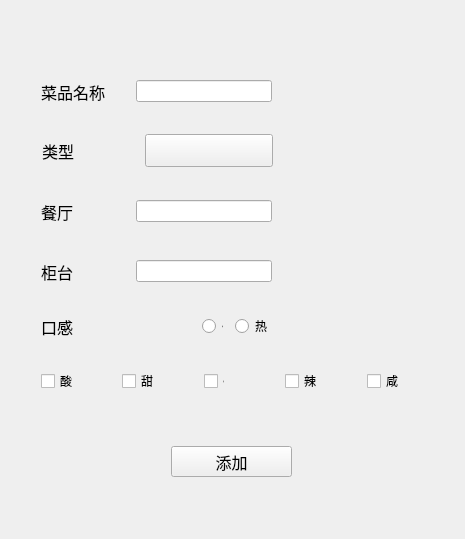
<?xml version="1.0" encoding="UTF-8"?>
<ui version="4.0">
 <class>AddDishWidget</class>
 <widget class="QWidget" name="AddDishWidget">
  <property name="geometry">
   <rect>
    <x>0</x>
    <y>0</y>
    <width>465</width>
    <height>539</height>
   </rect>
  </property>
  <property name="windowTitle">
   <string>Form</string>
  </property>
  <layout class="QVBoxLayout" name="verticalLayout">
   <item>
    <spacer name="verticalSpacer_6">
     <property name="orientation">
      <enum>Qt::Vertical</enum>
     </property>
     <property name="sizeType">
      <enum>QSizePolicy::Fixed</enum>
     </property>
     <property name="sizeHint" stdset="0">
      <size>
       <width>20</width>
       <height>25</height>
      </size>
     </property>
    </spacer>
   </item>
   <item>
    <widget class="CardWidget" name="CardWidget">
     <widget class="ImageLabel" name="dishImageLabel">
      <property name="geometry">
       <rect>
        <x>290</x>
        <y>30</y>
        <width>128</width>
        <height>128</height>
       </rect>
      </property>
      <property name="sizePolicy">
       <sizepolicy hsizetype="Fixed" vsizetype="Fixed">
        <horstretch>0</horstretch>
        <verstretch>0</verstretch>
       </sizepolicy>
      </property>
      <property name="minimumSize">
       <size>
        <width>128</width>
        <height>128</height>
       </size>
      </property>
      <property name="maximumSize">
       <size>
        <width>128</width>
        <height>128</height>
       </size>
      </property>
      <property name="pixmap">
       <pixmap resource="../picture_set/pic.qrc">:/美食.png</pixmap>
      </property>
     </widget>
     <widget class="PrimaryPushButton" name="addDishButton">
      <property name="geometry">
       <rect>
        <x>160</x>
        <y>410</y>
        <width>121</width>
        <height>31</height>
       </rect>
      </property>
      <property name="font">
       <font>
        <pointsize>12</pointsize>
        <weight>50</weight>
        <bold>false</bold>
       </font>
      </property>
      <property name="text">
       <string>添加</string>
      </property>
     </widget>
     <widget class="QWidget" name="">
      <property name="geometry">
       <rect>
        <x>30</x>
        <y>320</y>
        <width>401</width>
        <height>51</height>
       </rect>
      </property>
      <layout class="QHBoxLayout" name="horizontalLayout">
       <item>
        <widget class="CheckBox" name="CheckBox">
         <property name="text">
          <string>酸</string>
         </property>
         <property name="checked">
          <bool>false</bool>
         </property>
        </widget>
       </item>
       <item>
        <widget class="CheckBox" name="CheckBox_2">
         <property name="text">
          <string>甜</string>
         </property>
        </widget>
       </item>
       <item>
        <widget class="CheckBox" name="CheckBox_3">
         <property name="font">
          <font>
           <family>Segoe UI</family>
           <pointsize>-1</pointsize>
           <weight>50</weight>
           <italic>false</italic>
           <bold>false</bold>
          </font>
         </property>
         <property name="text">
          <string>苦</string>
         </property>
        </widget>
       </item>
       <item>
        <widget class="CheckBox" name="CheckBox_4">
         <property name="text">
          <string>辣</string>
         </property>
        </widget>
       </item>
       <item>
        <widget class="CheckBox" name="CheckBox_5">
         <property name="text">
          <string>咸</string>
         </property>
        </widget>
       </item>
      </layout>
     </widget>
     <widget class="QWidget" name="">
      <property name="geometry">
       <rect>
        <x>30</x>
        <y>210</y>
        <width>231</width>
        <height>51</height>
       </rect>
      </property>
      <layout class="QHBoxLayout" name="horizontalLayout_6">
       <item>
        <widget class="BodyLabel" name="BodyLabel_4">
         <property name="font">
          <font>
           <pointsize>12</pointsize>
           <weight>50</weight>
           <bold>false</bold>
          </font>
         </property>
         <property name="text">
          <string>柜台</string>
         </property>
        </widget>
       </item>
       <item>
        <spacer name="horizontalSpacer_4">
         <property name="orientation">
          <enum>Qt::Horizontal</enum>
         </property>
         <property name="sizeType">
          <enum>QSizePolicy::Fixed</enum>
         </property>
         <property name="sizeHint" stdset="0">
          <size>
           <width>57</width>
           <height>20</height>
          </size>
         </property>
        </spacer>
       </item>
       <item>
        <widget class="LineEdit" name="counterEdit">
         <property name="clearButtonEnabled">
          <bool>true</bool>
         </property>
        </widget>
       </item>
      </layout>
     </widget>
     <widget class="QWidget" name="">
      <property name="geometry">
       <rect>
        <x>30</x>
        <y>150</y>
        <width>231</width>
        <height>51</height>
       </rect>
      </property>
      <layout class="QHBoxLayout" name="horizontalLayout_5">
       <item>
        <widget class="BodyLabel" name="BodyLabel_3">
         <property name="font">
          <font>
           <pointsize>12</pointsize>
           <weight>50</weight>
           <bold>false</bold>
          </font>
         </property>
         <property name="text">
          <string>餐厅</string>
         </property>
        </widget>
       </item>
       <item>
        <spacer name="horizontalSpacer_3">
         <property name="orientation">
          <enum>Qt::Horizontal</enum>
         </property>
         <property name="sizeType">
          <enum>QSizePolicy::Fixed</enum>
         </property>
         <property name="sizeHint" stdset="0">
          <size>
           <width>57</width>
           <height>20</height>
          </size>
         </property>
        </spacer>
       </item>
       <item>
        <widget class="LineEdit" name="restaurantEdit">
         <property name="clearButtonEnabled">
          <bool>true</bool>
         </property>
        </widget>
       </item>
      </layout>
     </widget>
     <widget class="QWidget" name="">
      <property name="geometry">
       <rect>
        <x>30</x>
        <y>30</y>
        <width>231</width>
        <height>51</height>
       </rect>
      </property>
      <layout class="QHBoxLayout" name="horizontalLayout_3">
       <item>
        <widget class="BodyLabel" name="BodyLabel">
         <property name="font">
          <font>
           <pointsize>12</pointsize>
           <weight>50</weight>
           <bold>false</bold>
          </font>
         </property>
         <property name="text">
          <string>菜品名称</string>
         </property>
        </widget>
       </item>
       <item>
        <spacer name="horizontalSpacer_5">
         <property name="orientation">
          <enum>Qt::Horizontal</enum>
         </property>
         <property name="sizeType">
          <enum>QSizePolicy::Fixed</enum>
         </property>
         <property name="sizeHint" stdset="0">
          <size>
           <width>25</width>
           <height>20</height>
          </size>
         </property>
        </spacer>
       </item>
       <item>
        <widget class="LineEdit" name="dishNameEdit">
         <property name="clearButtonEnabled">
          <bool>true</bool>
         </property>
        </widget>
       </item>
      </layout>
     </widget>
     <widget class="QWidget" name="">
      <property name="geometry">
       <rect>
        <x>30</x>
        <y>270</y>
        <width>231</width>
        <height>41</height>
       </rect>
      </property>
      <layout class="QHBoxLayout" name="horizontalLayout_7">
       <item>
        <widget class="BodyLabel" name="BodyLabel_5">
         <property name="font">
          <font>
           <pointsize>12</pointsize>
           <weight>50</weight>
           <bold>false</bold>
          </font>
         </property>
         <property name="text">
          <string>口感</string>
         </property>
        </widget>
       </item>
       <item>
        <spacer name="horizontalSpacer_2">
         <property name="orientation">
          <enum>Qt::Horizontal</enum>
         </property>
         <property name="sizeType">
          <enum>QSizePolicy::Expanding</enum>
         </property>
         <property name="sizeHint" stdset="0">
          <size>
           <width>40</width>
           <height>20</height>
          </size>
         </property>
        </spacer>
       </item>
       <item>
        <layout class="QHBoxLayout" name="horizontalLayout_2">
         <item>
          <widget class="RadioButton" name="coldButton">
           <property name="font">
            <font>
             <family>Segoe UI</family>
             <pointsize>-1</pointsize>
             <weight>50</weight>
             <italic>false</italic>
             <bold>false</bold>
            </font>
           </property>
           <property name="text">
            <string>冷</string>
           </property>
          </widget>
         </item>
         <item>
          <widget class="RadioButton" name="hotButton">
           <property name="text">
            <string>热</string>
           </property>
          </widget>
         </item>
        </layout>
       </item>
      </layout>
     </widget>
     <widget class="QWidget" name="">
      <property name="geometry">
       <rect>
        <x>31</x>
        <y>89</y>
        <width>231</width>
        <height>51</height>
       </rect>
      </property>
      <layout class="QHBoxLayout" name="horizontalLayout_4">
       <item>
        <widget class="BodyLabel" name="BodyLabel_2">
         <property name="font">
          <font>
           <pointsize>12</pointsize>
           <weight>50</weight>
           <bold>false</bold>
          </font>
         </property>
         <property name="text">
          <string>类型</string>
         </property>
        </widget>
       </item>
       <item>
        <spacer name="horizontalSpacer">
         <property name="orientation">
          <enum>Qt::Horizontal</enum>
         </property>
         <property name="sizeHint" stdset="0">
          <size>
           <width>40</width>
           <height>20</height>
          </size>
         </property>
        </spacer>
       </item>
       <item>
        <widget class="ComboBox" name="dishKindBox">
         <property name="minimumSize">
          <size>
           <width>128</width>
           <height>33</height>
          </size>
         </property>
         <property name="maximumSize">
          <size>
           <width>128</width>
           <height>33</height>
          </size>
         </property>
        </widget>
       </item>
      </layout>
     </widget>
    </widget>
   </item>
  </layout>
 </widget>
 <customwidgets>
  <customwidget>
   <class>CheckBox</class>
   <extends>QCheckBox</extends>
   <header>qfluentwidgets</header>
  </customwidget>
  <customwidget>
   <class>ComboBox</class>
   <extends>QPushButton</extends>
   <header>qfluentwidgets</header>
  </customwidget>
  <customwidget>
   <class>PushButton</class>
   <extends>QPushButton</extends>
   <header>qfluentwidgets</header>
  </customwidget>
  <customwidget>
   <class>PrimaryPushButton</class>
   <extends>PushButton</extends>
   <header>qfluentwidgets</header>
  </customwidget>
  <customwidget>
   <class>RadioButton</class>
   <extends>QRadioButton</extends>
   <header>qfluentwidgets</header>
  </customwidget>
  <customwidget>
   <class>CardWidget</class>
   <extends>QFrame</extends>
   <header>qfluentwidgets</header>
   <container>1</container>
  </customwidget>
  <customwidget>
   <class>BodyLabel</class>
   <extends>QLabel</extends>
   <header>qfluentwidgets</header>
  </customwidget>
  <customwidget>
   <class>ImageLabel</class>
   <extends>QLabel</extends>
   <header>qfluentwidgets</header>
  </customwidget>
  <customwidget>
   <class>LineEdit</class>
   <extends>QLineEdit</extends>
   <header>qfluentwidgets</header>
  </customwidget>
 </customwidgets>
 <resources>
  <include location="../picture_set/pic.qrc"/>
 </resources>
 <connections/>
</ui>
